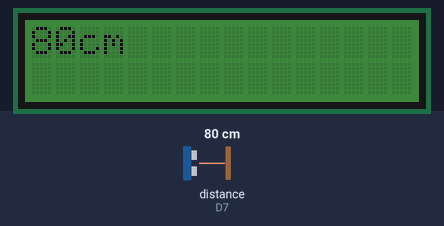
The program below on a simulated Raspberry Pi (BCM pin numbers) with a GrovePi. Parts: 16×2 character LCD. The test bench sets the inputs (shaded band); at power-on: distance to the obstacle (sensor on D7) 80 cm. What the program prints to the terminal is not drawn.

Above: at 1.2 s.
1.3 s: distance to the obstacle (sensor on D7) set to 2 cm
At 2.7 s:
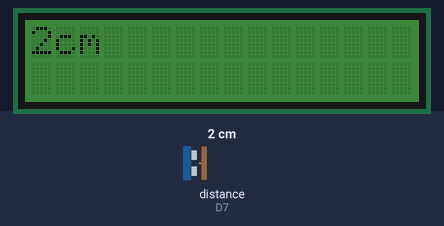
3.0 s: distance to the obstacle (sensor on D7) set to 4 cm
At 3.9 s:
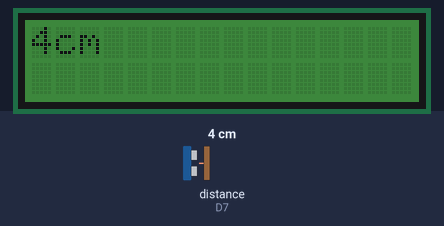
5.0 s: distance to the obstacle (sensor on D7) set to 9 cm
At 6.0 s:
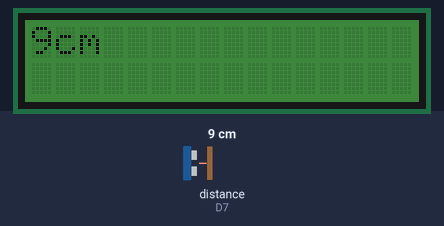
Timing chart, 0 to 8.0 s (numbered marks = the images above; inputs shaded):
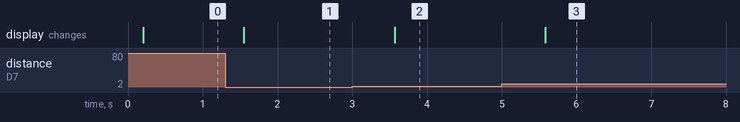

The program:

6.Ultrasonic.py
```python
from grovepi import *
from grove_rgb_lcd import *
import time

ultrasonic_ranger = 7

setRGB(0,100,0)

while True:
    distant = ultrasonicRead(ultrasonic_ranger)
    print(distant,'cm')
    setText_norefresh(str(distant)+'cm')
    time.sleep(0.5)
```

Measured:
- after the input at 1.3 s, the display: changes after 0.25 s (image 1)
- after the input at 3.0 s, the display: changes after 0.57 s (image 2)
- after the input at 5.0 s, the display: changes after 0.58 s (image 3)
